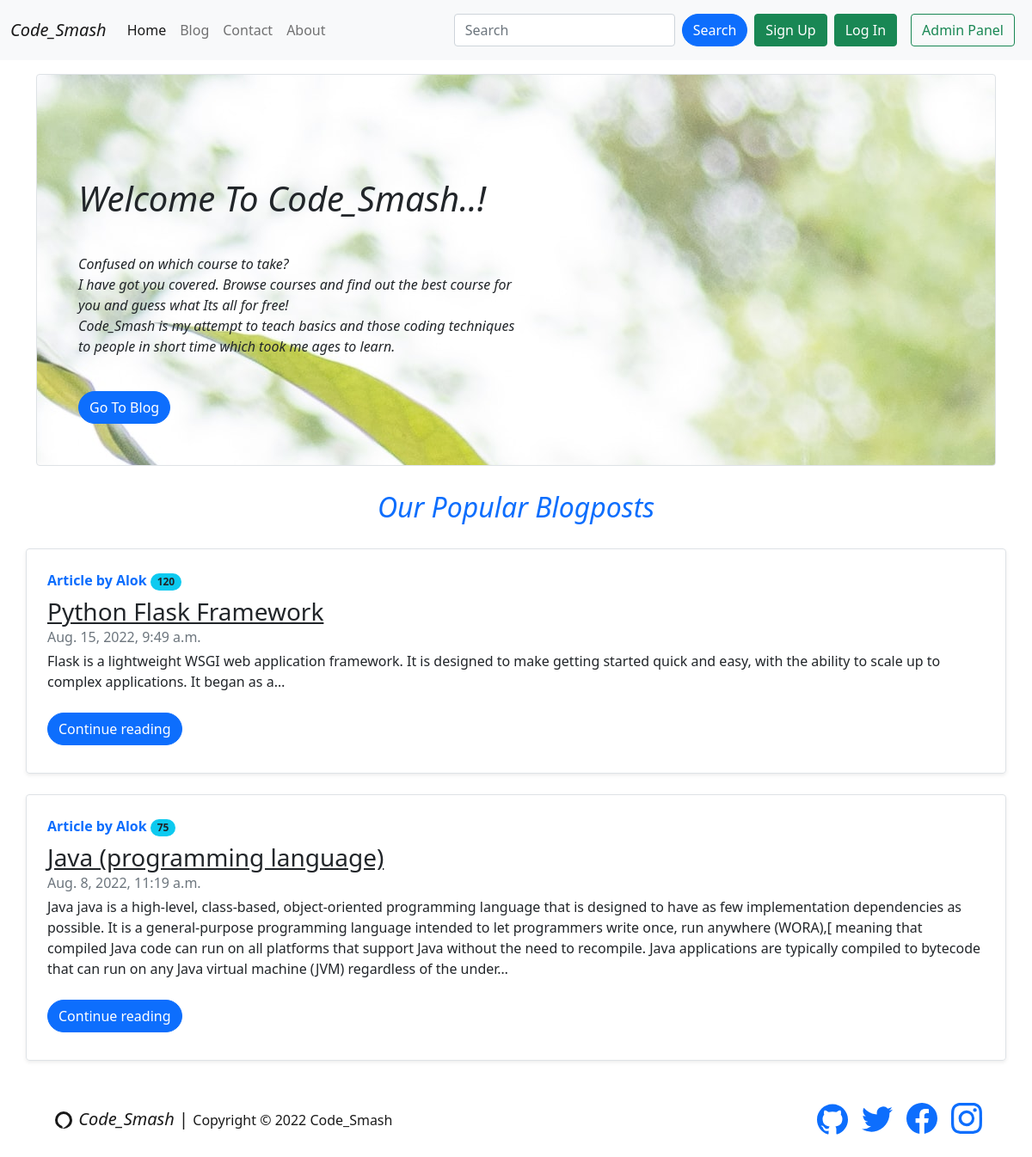
Before: / with the older database file.
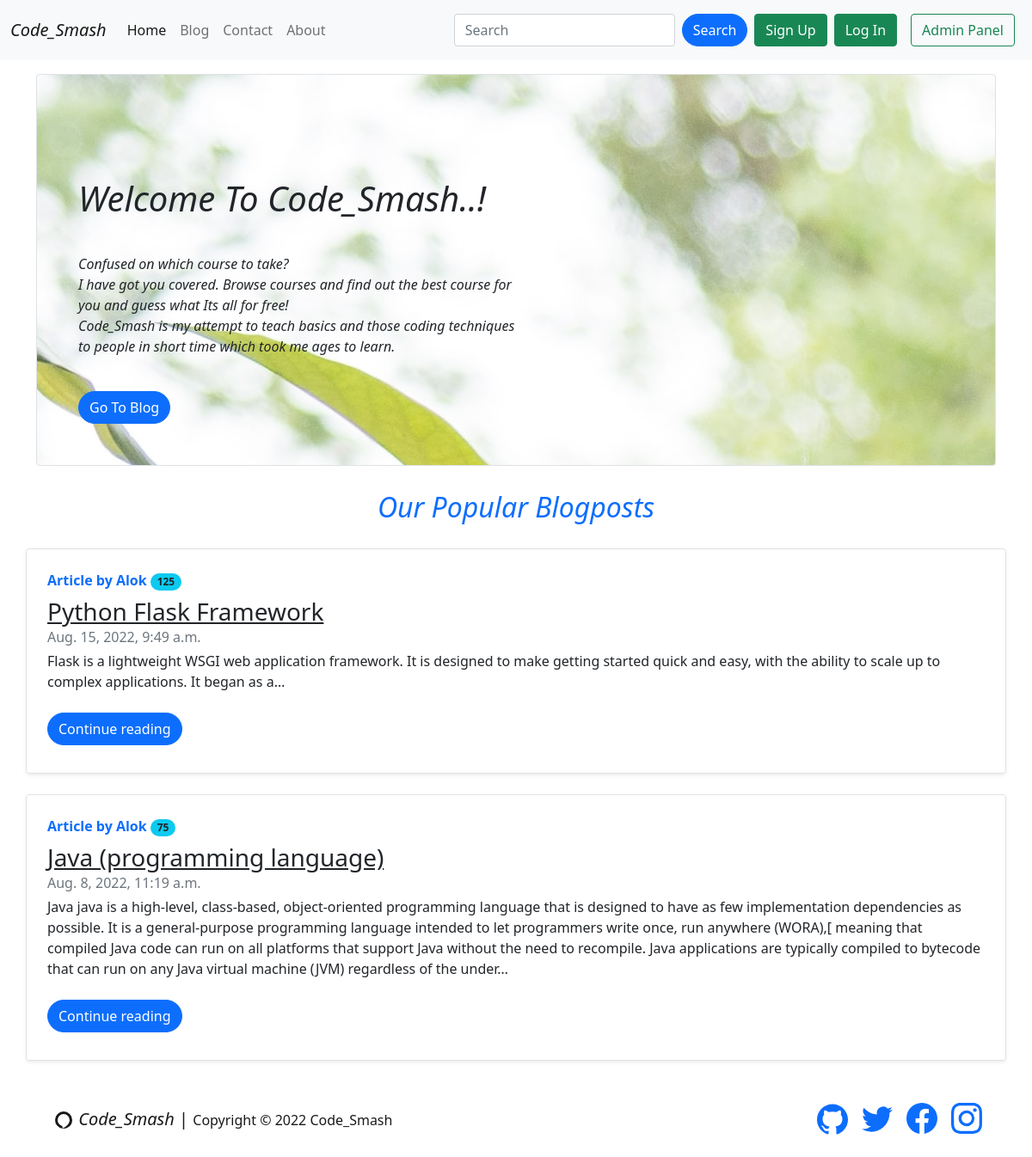
After: the same page with the newer database file.
### blog/models.py (models this page shows, shortened)
class Cpost(models.Model):
    sno=models.AutoField(primary_key=True)
    title=models.CharField(max_length=300)
    content=models.TextField()
    author=models.CharField(max_length=120)
    slug=models.CharField(max_length=120)
    views=models.IntegerField(default=0)
    timeStamp=models.DateTimeField(blank=True)

### home/views.py (the view)
# urls.py: 2. Add a URL to urlpatterns:  path('', views.home, name='home')
def home(request):
    top_post =Cpost.objects.all().order_by('-views').values()[0:2]
    context={'top_post':top_post}
    return render(request,'home/home.html',context)

### templates/home/home.html (shortened to what this page needs)
{% extends 'base.html' %}
{% block homeactive %} active {% endblock homeactive %}
{% block body %}
{% load static %}
<div class="container my-3">
  <div class="p-4 p-md-5 mb-4 text-dark border rounded " style="background-image:url('/static/img/ims.jpg');">
    <div class="col-md-6 px-0"><br><br><br>
      <h1 class="display-7 fst-italic">Welcome To Code_Smash..!</h1><br>
      <p class="mt-2 mb-3 text-sm text-gray-500 fst-italic md:text-base">Confused on which course to take?<br>
        I have got you covered. Browse courses and find out the best course for you and
        guess what Its all for free! <br>Code_Smash is my attempt to teach basics and
        those coding techniques to people in short time which took me ages to learn.
      </p><br>
      <a class="btn rounded-pill btn-primary btn-md" href="/blog" role="button">Go To Blog</a><br>
    </div>
  </div>
</div>
<div class="container my-3">
    <span class="text-primary fs-2 fst-italic "><center> Our Popular Blogposts </center>
    </span>
    {% for post in top_post %}
    <div class="row no-gutters border rounded overflow-hidden flex-md-row mb-4 shadow-sm h-md-250 my-4 position-relative">
      <div class="col p-4 d-flex flex-column position-static">
        <strong class="d-inline-block mb-2 text-primary">Article by {{post.author}} <span class="badge rounded-pill bg-info text-dark">{{post.views}}</strong>
        <h3 class="mb-0"><a class="text-dark" href="/blog/{{post.slug}}">{{post.title}}</a></h3>
        <div class="mb-1 text-muted">{{post.timeStamp}}</div>
        <p class="card-text mb-auto">
          <div class="preview">
          </div>
        </p>
        <div class="my-2">
          <a href="/blog/{{post.slug}}" role="button" class="btn btn-primary rounded-pill">Continue reading</a>
        </div>
      </div>
    </div>
  {% endfor %}
</div>
{% endblock %}

### templates/base.html (shortened to what this page needs)
<!doctype html>
<html lang="en">
<head>
  <link href="https://cdn.jsdelivr.net/npm/bootstrap@5.0.2/dist/css/bootstrap.min.css" rel="stylesheet"
>
</head>
<body>
  <nav class="navbar navbar-expand-lg navbar-light bg-light">
    <div class="container-fluid">
      <a class="navbar-brand" href="/"> <i>Code_Smash</i></a>
      <div class="collapse navbar-collapse" id="navbarSupportedContent">
        <ul class="navbar-nav me-auto mb-2 mb-lg-0">
          <li class="nav-item">
            <a class="nav-link {% block homeactive %} {% endblock homeactive %}" aria-current="page" href="/">Home</a>
          </li>
          <li class="nav-item">
            <a class="nav-link {% block blogactive %} {% endblock blogactive %}" href="/blog">Blog</a>
          </li>
          <li class="nav-item">
            <a class="nav-link {% block contactactive %} {% endblock contactactive %}" href="/contact">Contact</a>
          </li>
          <li class="nav-item ">
            <a class="nav-link {% block aboutactive %} {% endblock aboutactive %}" href="/about">About</a>
          </li>
        </ul>
        <form method="get" action="/search" class="d-flex">
          <input class="form-control me-2" type="search" placeholder="Search" aria-label="Search" name="query"
            id="query">
          <button class="btn btn-primary rounded-pill ml-2 me-2" class="" type="submit">Search</button>
        </form>
        {% if user.is_authenticated %}
            <div class="btn-group">
              <button type="button" class="btn btn-success dropdown-toggle" data-bs-toggle="dropdown" aria-expanded="false">
                <svg xmlns="http://www.w3.org/2000/svg" width="19" height="20" fill="currentColor" class="bi bi-person-check" viewBox="0 0 16 16">
                  <path d="M6 8a3 3 0 1 0 0-6 3 3 0 0 0 0 6zm2-3a2 2 0 1 1-4 0 2 2 0 0 1 4 0zm4 8c0 1-1 1-1 1H1s-1 0-1-1 1-4 6-4 6 3 6 4zm-1-.004c-.001-.246-.154-.986-.832-1.664C9.516 10.68 8.289 10 6 10c-2.29 0-3.516.68-4.168 1.332-.678.678-.83 1.418-.832 1.664h10z"/>
                  <path fill-rule="evenodd" d="M15.854 5.146a.5.5 0 0 1 0 .708l-3 3a.5.5 0 0 1-.708 0l-1.5-1.5a.5.5 0 0 1 .708-.708L12.5 7.793l2.646-2.647a.5.5 0 0 1 .708 0z"/>
                </svg>
                Welcome <b>{{request.user}}</b>
              </button>
              <ul class="dropdown-menu ml-auto">
                <li>
                  <a class="dropdown-item" href="/logout">Logout</a>
                </li>
              </ul>
            </div>
        {% else %}
        <button type="button" class="btn btn-success mr-2" data-bs-toggle="modal" data-bs-target="#signupModal">
          Sign Up
        </button>
        <button type="button" class="btn btn-success m-2" data-bs-toggle="modal" data-bs-target="#signinModal">
          Log In
        </button>
        {% endif %}
        <a href='/admin' role="button" target="_blank" button class="btn btn-outline-success m-2 my-sm-0">Admin Panel
        </a>
      </div>
    </div>
</nav>
  {% block body %}
  {% endblock body %}
  <div class="container mx-auto py-2 px-2 flex-row flex-col">
    <nav class="navbar navbar-expand-sm navbar-info">
      <div class="container-fluid">
        <nav class="navbar navbar-light">
          <div class="container">
            <a class="navbar-brand" href="/">
              <i>Code_Smash</i> | <span class="fs-6">Copyright © 2022 Code_Smash</span>
            </a>
          </div>
        </nav>
        <form
          <ul class="navbar-nav flex-row flex-wrap ms-md-auto">
            <li class="nav-item col-6 col-md-auto">
              <a class="nav-link p-2" href="https://github.com/Alok2406" target="_blank" rel="noopener">
              </a>
            </li>
            <li class="nav-item col-6 col-md-auto">
              <a class="nav-link p-2" href="https://twitter.com" target="_blank" rel="noopener">
              </a>
            </li>
            <li class="nav-item col-6 col-md-auto">
              <a class="nav-link p-2" href="https://facebook.com" target="_blank" rel="noopener">
              </a>
            </li>
            <li class="nav-item col-6 col-md-auto">
              <a class="nav-link p-2" href="https://instagram.com/bootstrap" target="_blank" rel="noopener">
              </a>
            </li>
        </form>
      </div>
    </nav>
  </div>
</body>
</html>

Changed rows visible on the page:
changed Cpost "Python Flask Framework": views "120" → "125"
